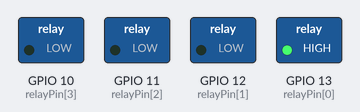
Bench run of a program on a simulated Raspberry Pi (BCM pin numbers). On the bench: switched loads named in the program (green lamp = pin HIGH).

Above: at 1.5 s.
At 4.5 s:
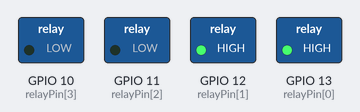
At 7.5 s:
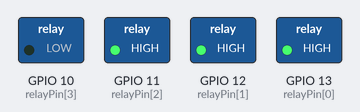
At 10.5 s:
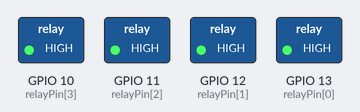
At 12.5 s:
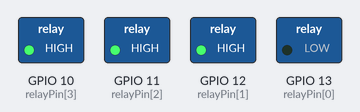
At 15.5 s:
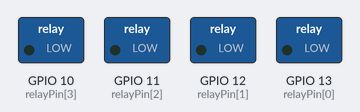
Timing chart, 0 to 20.8 s (numbered marks = the images above):
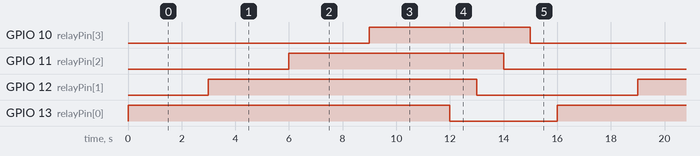

Measured:
- by itself, GPIO 10 (relayPin[3]): alternates HIGH for 6.0 s and LOW for 10.0 s
- by itself, GPIO 11 (relayPin[2]): alternates HIGH for 8.0 s and LOW for 8.0 s
- by itself, GPIO 12 (relayPin[1]): alternates HIGH for 10.0 s and LOW for 6.0 s
- by itself, GPIO 13 (relayPin[0]): alternates HIGH for 12.0 s and LOW for 4.0 s

The program:

Relay_4forAll.py
```python
import RPi.GPIO as GPIO
import time

relayPin = [13,12,11,10]

GPIO.setmode(GPIO.BCM)
for i in range(0,4):
    GPIO.setup(relayPin[i], GPIO.OUT)

while True:
    for i in range(0,4):
        GPIO.output(relayPin[i],True)
        time.sleep(3)

    for i in range(0,4):
        GPIO.output(relayPin[i],False)
        time.sleep(1)
```
